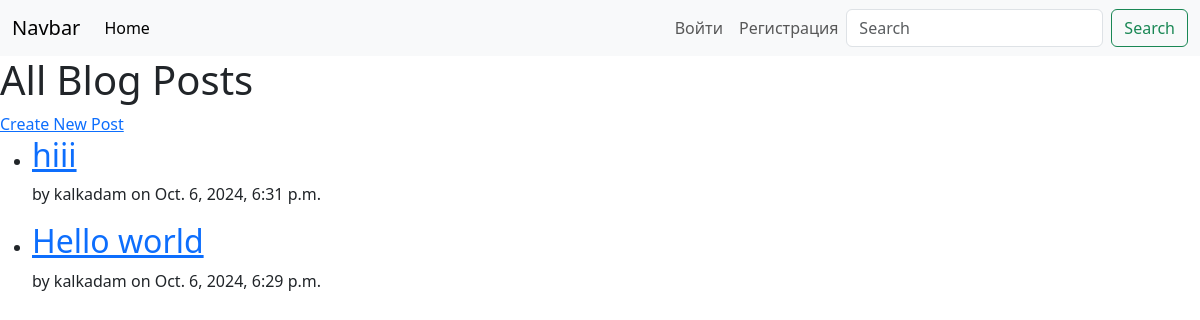
Before: / with the older database file.
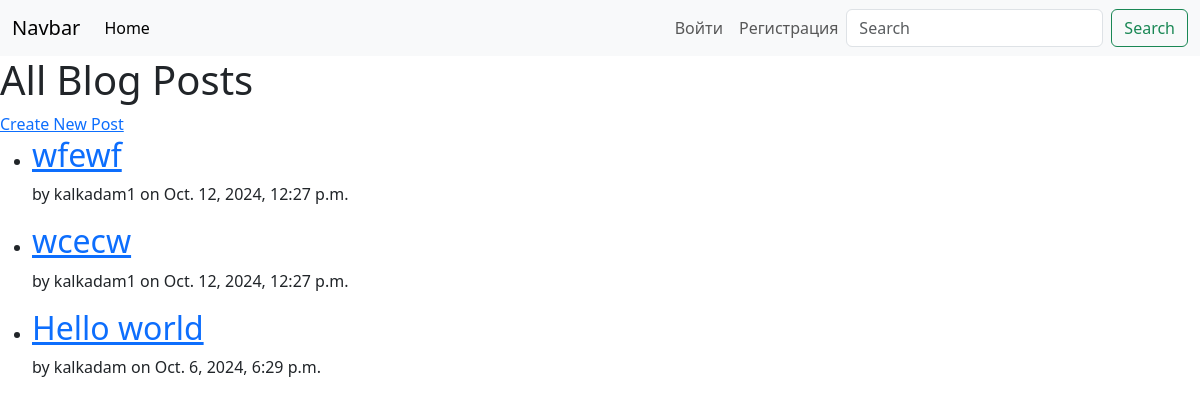
After: the same page with the newer database file.
### blog/models.py (models this page shows, shortened)
class Post(models.Model):
    title = models.CharField(max_length=200)
    content = models.TextField()
    created_at = models.DateTimeField(auto_now_add=True)
    author = models.ForeignKey(User, on_delete=models.CASCADE)

### blog/views.py (the view)
# urls.py: path('',views.post_list, name='post_list'),
def post_list(request):
    posts = Post.objects.all().order_by('-created_at')
    return render(request, 'blog/post_list.html', {'posts': posts})

### templates/blog/post_list.html
{% extends 'main.html'%}
{% block content%}
    <h1>All Blog Posts</h1>
    <a href="{% url 'create_post' %}">Create New Post</a>
    <ul>
        {% for post in posts %}
            <li>
                <h2><a href="{% url 'post_detail' post.id %}">{{ post.title }}</a></h2>
                <p>by {{ post.author.username }} on {{ post.created_at }}</p>
            </li>
        {% empty %}
            <li>No posts available</li>
        {% endfor %}
    </ul>
{% endblock%}

### templates/main.html (shortened to what this page needs)
<!DOCTYPE html>
<html lang="en">
<head>
    <link rel="stylesheet" href="https://cdn.jsdelivr.net/npm/bootstrap@5.3.3/dist/css/bootstrap.min.css">
</head>
<body>
    <nav class="navbar navbar-expand-lg bg-body-tertiary">
        <div class="container-fluid">
          <a class="navbar-brand" href="{% url 'post_list' %}">Navbar</a>
          <div class="collapse navbar-collapse" id="navbarSupportedContent">
            <ul class="navbar-nav me-auto mb-2 mb-lg-0">
              <li class="nav-item">
                <a class="nav-link active" aria-current="page" href="{% url 'post_list' %}">Home</a>
              </li>
            </ul>
            {% if user.is_authenticated %}
                <ul class="navbar-nav mb-2 mb-lg-0">
                    <li class="nav-item">
                    <a class="nav-link" href="{% url 'profile' %}">Профиль</a>
                    </li>
                    <li class="nav-item">
                    {% csrf_token %}
                    <a class="nav-link" href="{% url 'logout' %}">Выйти</a>
                    </li>
                </ul>
            {% else %}
                <ul class="navbar-nav mb-2 mb-lg-0">
                <li class="nav-item">
                    <a class="nav-link" href="{% url 'login' %}">Войти</a>
                </li>
                <li class="nav-item">
                    <a class="nav-link" href="{% url 'register' %}">Регистрация</a>
                </li>
                </ul>
            {% endif %}
            <form class="d-flex" role="search">
              <input class="form-control me-2" type="search" placeholder="Search" aria-label="Search">
              <button class="btn btn-outline-success" type="submit">Search</button>
            </form>
          </div>
        </div>
      </nav>
    <div class="content">
        {% block content %}
        {% endblock %}
    </div>
</body>
</html>

Changed rows visible on the page:
removed Post: title "hiii", author.username "kalkadam", created_at "Oct. 6, 2024, 6:31 p.m."
added Post: title "wfewf", author.username "kalkadam1", created_at "Oct. 12, 2024, 12:27 p.m."
added Post: title "wcecw", author.username "kalkadam1", created_at "Oct. 12, 2024, 12:27 p.m."
